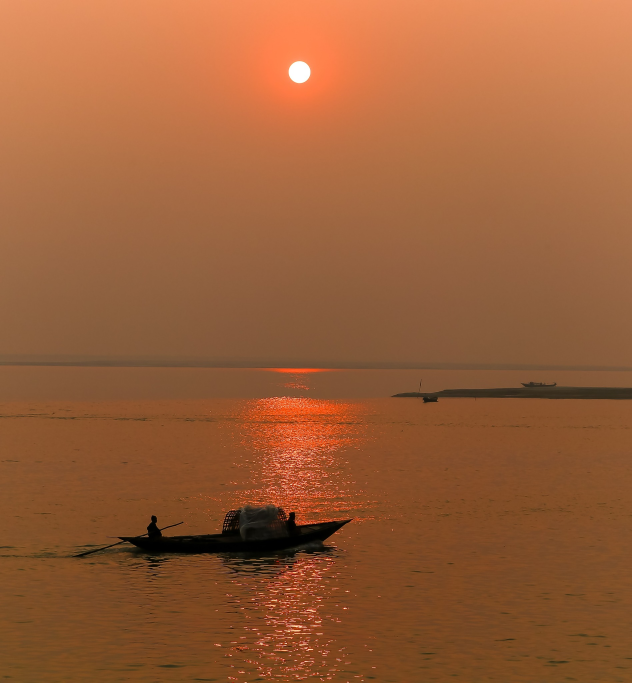
#> input picture my_photo.jpg, 1896 x 2048 px (shown at 1/3 size)
$ jupyter execute p2.ipynb
#> lines starting #> are read from the running program, lines starting #| are printed output that depends on the picture
[cell 1]
import numpy as np
import matplotlib.pyplot as plt
import cv2

[cell 2]
orginal = cv2.imread('my_photo.jpg',cv2.IMREAD_GRAYSCALE)
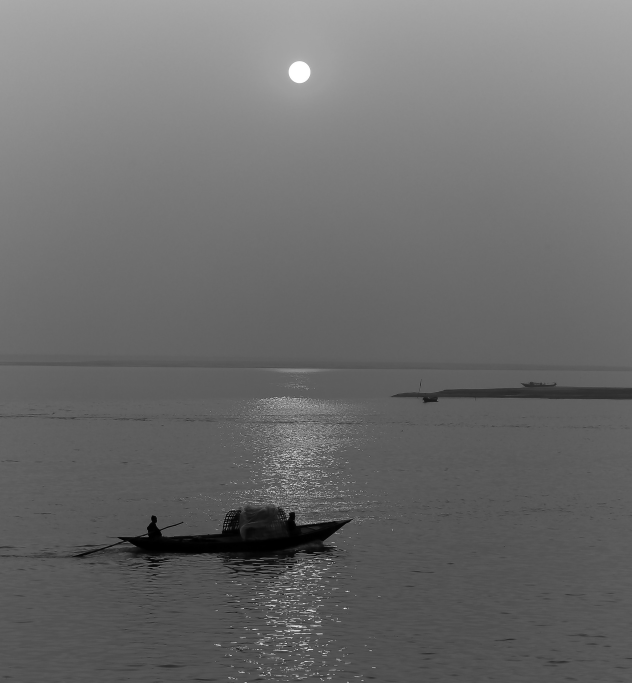
#> orginal: shape (2048, 1896) (shown at 1/3 size); min 0, max 255, mean 107.8

[cell 3]
plt.imshow(orginal,cmap='gray')

[cell 4]
orginal.shape
#> Out = (2048, 1896)

[cell 5]
#changing spatial resulution of the image
spatial_256 = cv2.resize(orginal,(256,256))
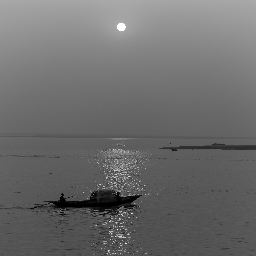
#> spatial_256: shape (256, 256); min 0, max 255, mean 107.8
spatial_128 = cv2.resize(orginal,(128,128))
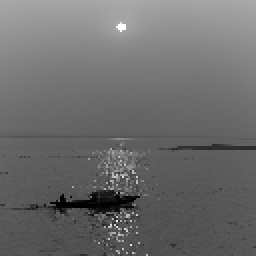
#> spatial_128: shape (128, 128) (shown 2 times larger); min 0, max 255, mean 107.9
spatial_64 = cv2.resize(orginal,(64,64))
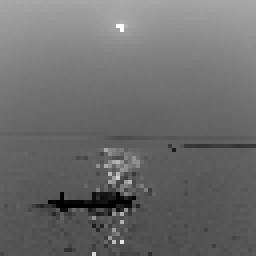
#> spatial_64: shape (64, 64) (shown 4 times larger); min 0, max 255, mean 107.9

[cell 6]
#changing intensity resulution of the image
intensity_256 = (orginal//1)*1
intensity_16 = (orginal//16)*16
intensity_4 = (orginal//64)*64
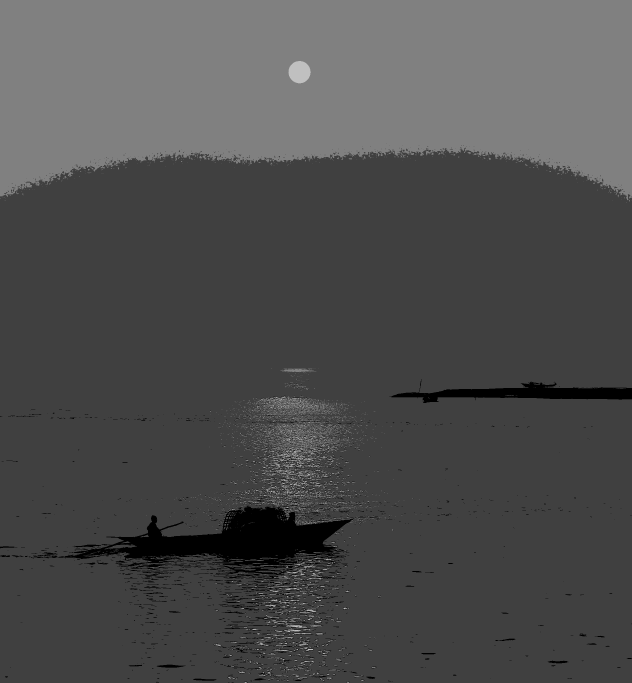
#> intensity_4: shape (2048, 1896) (shown at 1/3 size); min 0, max 192, mean 78.1

[cell 7]
#display spatial resulution
plt.figure(figsize=(10,8))

plt.subplot(2,2,1)
plt.imshow(orginal, cmap="gray")
plt.title('Orginal image')
plt.axis('off')

plt.subplot(2,2,2)
plt.imshow(spatial_256, cmap="gray")
plt.title('256 X 256')
#plt.axis('off')

plt.subplot(2,2,3)
plt.imshow(spatial_128, cmap="gray")
plt.title('128 X 128')
plt.axis('off')

plt.subplot(2,2,4)
plt.imshow(spatial_64, cmap="gray")
plt.title('64 X 64')
plt.axis('off')

[cell 8]
#display intensity resulution
plt.figure(figsize=(10,8))

plt.subplot(2,2,1)
plt.imshow(orginal, cmap="gray")
plt.title('orginal image')
plt.axis('off')

plt.subplot(2,2,2)
plt.imshow(intensity_256, cmap="gray")
plt.title('256 levels')
plt.axis('off')

plt.subplot(2,2,3)
plt.imshow(intensity_16, cmap="gray")
plt.title('16 levels')
#plt.axis('off')

plt.subplot(2,2,4)
plt.imshow(intensity_4, cmap="gray")
plt.title('4 levels')
plt.axis('off')
